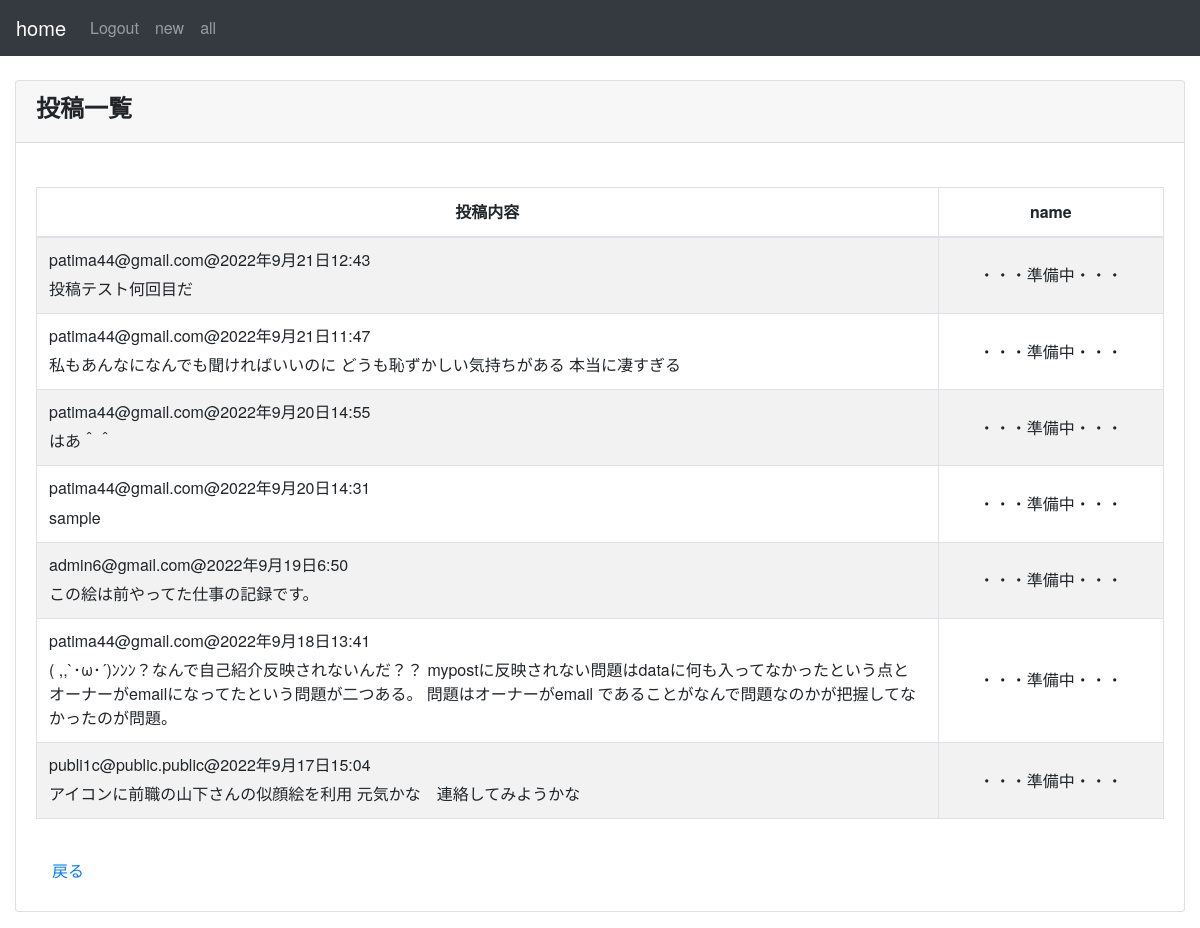
Screenshot of /post/postlist/ (signed in) with the database file from the repository.
### post/models.py (models this page shows)
class Post(models.Model):
    owner = models.ForeignKey(settings.AUTH_USER_MODEL, verbose_name='オーナー', on_delete=models.CASCADE)
    content = models.TextField(max_length=500)
    created_at = models.DateTimeField(auto_now_add=True)
    class Meta:
        db_table = 'posts'
        ordering = ["-created_at"]

### accounts/models.py (models this page shows, shortened)
class CustomUser(AbstractBaseUser, PermissionsMixin):
    comment =models.TextField( verbose_name='自己紹介',blank=True, null=True, max_length=1000,)
    birthday = models.DateField( verbose_name='生年月日',blank=True, null=True)
    email = models.EmailField('メールアドレス', unique=True)
    nickname = models.CharField('ニックネーム', max_length=50)
    avatar = models.ImageField(upload_to='images', verbose_name='プロフィール画像', blank=True, null=True)
    is_active = models.BooleanField(default=True)
    is_staff = models.BooleanField(default=False)
    objects = UserManager()
    USERNAME_FIELD = 'email'
    EMAIL_FIELD = 'email'
    REQUIRED_FIELDS = []
    class Meta:
        verbose_name = ('user')
        verbose_name_plural = ('users')

### post/views.py (the view)
# urls.py: path('postlist/',PostListView.as_view(),name='postlist'),
class PostListView(LoginRequiredMixin,ListView):# #モデルオブジェクトの一覧を表示する
    template_name ='post/postlist.html'
    model = Post
    def get_queryset(self):
        return Post.objects.all()

### post/templates/post/postlist.html
{% extends 'post/base.html' %}
{% block content %}
    <div class="content-wrapper">
        <div class="container-fluid">
            <div class="card mb-3">
                <div class="card-header">
                    <h4><b>投稿一覧</b></h4>
                </div>
                <div class="card-body">
                    <div class="table table-responsive">
                        <table id='post_list' class="table table-striped table-bordered table-hover">
                            <thead>
                            <tr>
                                <th class="text-center">投稿内容</th>
                                <th class="text-center">name</th>
                            </tr>
                            </thead>
                            <tbody>
                            {% for item in object_list %}
                                <tr class="text">
                                    <td class="text" style="width: 80%">
                                        <h6>{{ item.owner }}@{{ item.created_at}}</h6>{{ item.content }}</td>
                                    <td class="text-center align-middle" style="width: 20%">
                                        ・・・準備中・・・
                                    </td>
                                </tr>
                            {% endfor %}
                            </tbody>
                        </table>
                    </div>
                    <a class="nav-link" href="{% url 'post:mypost' %}">戻る</a>
                </div>
            </div>
        </div>
    </div>
{% endblock %}

### post/static/style.css (style rules this page uses)
body { font-family: "Helvetica Neue", Arial, "Hiragino Kaku Gothic ProN", "Hiragino Sans", Meiryo, sans-serif; }

### rows the page displays
Post: owner "patima44@gmail.com", created_at "2022年9月21日12:43", content "投稿テスト何回目だ"
Post: owner "patima44@gmail.com", created_at "2022年9月21日11:47", content "私もあんなになんでも聞ければいいのに どうも恥ずかしい気持ちがある 本当に凄すぎる"
Post: owner "patima44@gmail.com", created_at "2022年9月20日14:55", content "はあ＾＾"
Post: owner "patima44@gmail.com", created_at "2022年9月20日14:31", content "sample"
Post: owner "admin6@gmail.com", created_at "2022年9月19日6:50", content "この絵は前やってた仕事の記録です。"
Post: owner "patima44@gmail.com", created_at "2022年9月18日13:41", content "( ,,`･ω･´)ﾝﾝﾝ？なんで自己紹介反映されないんだ？？ mypostに反映されない問題はdataに何も入ってなかったという点と オーナーがemailになってたという問題が二つある。 問題はオーナーがemail であることがなんで問題なのかが把握してなかったのが問題。"
Post: owner "publi1c@public.public", created_at "2022年9月17日15:04", content "アイコンに前職の山下さんの似顔絵を利用 元気かな 連絡してみようかな"
